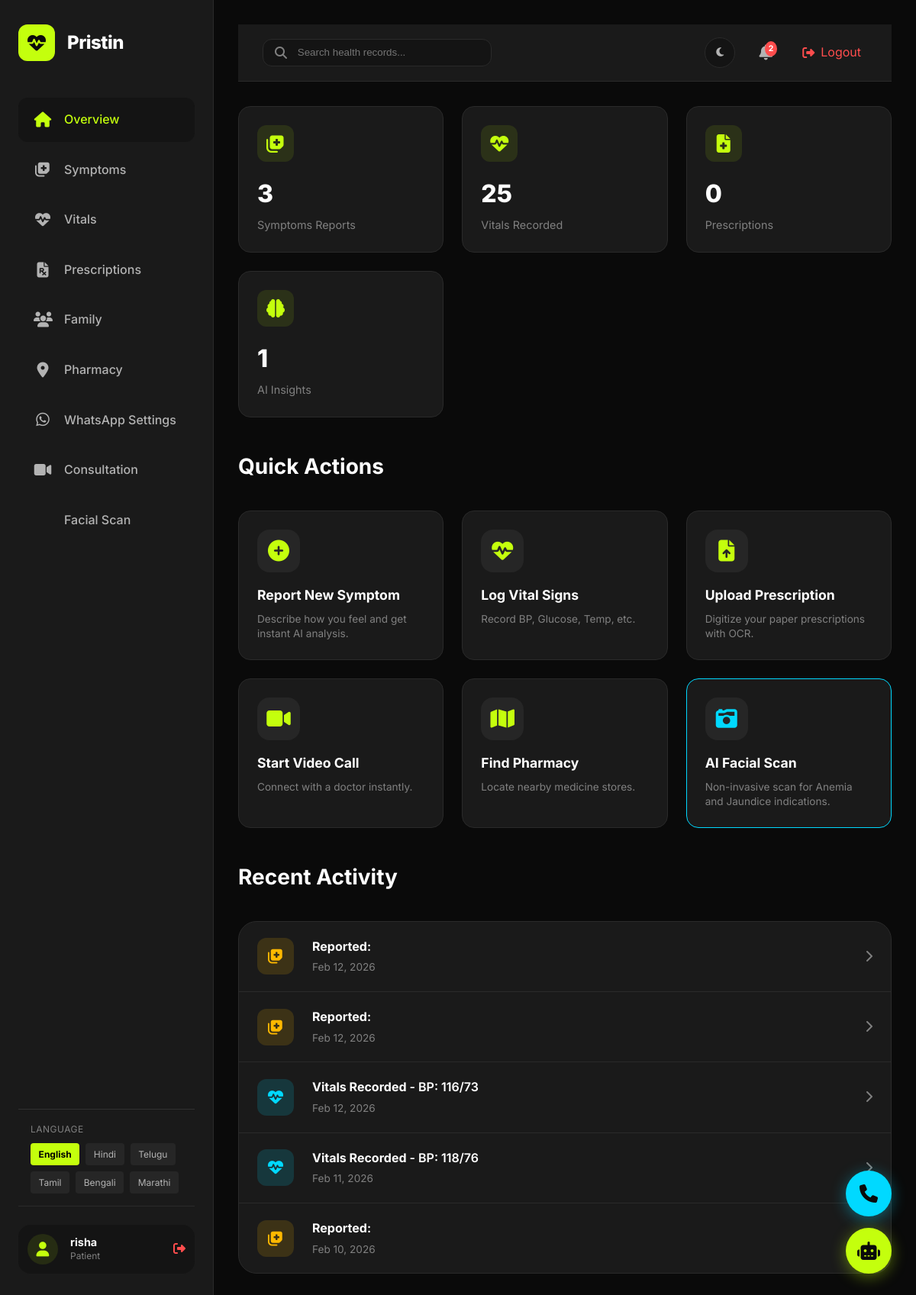
Page /dashboard (signed in) on the committed database.
### app.py (models this page shows)
class User(db.Model, UserMixin):
    id = db.Column(db.Integer, primary_key=True)
    username = db.Column(db.String(150), unique=True, nullable=False)
    email = db.Column(db.String(150), unique=True, nullable=False)
    password = db.Column(db.String(150), nullable=False)
    age = db.Column(db.Integer, nullable=True)
    gender = db.Column(db.String(20), nullable=True)
    existing_conditions = db.Column(db.Text, nullable=True)  # Comma-separated conditions
    role = db.Column(db.String(20), default='patient')  # patient, doctor, chw (community health worker)
    whatsapp_number = db.Column(db.String(20), nullable=True)  # Format: +91XXXXXXXXXX
    family_whatsapp = db.Column(db.String(20), nullable=True)  # Emergency contact WhatsApp
    preferred_language = db.Column(db.String(10), default='english')  # english, hindi, telugu, tamil, bengali, marathi
    symptom_reports = db.relationship('SymptomReport', backref='user', lazy=True, foreign_keys='SymptomReport.user_id')
    prescriptions = db.relationship('Prescription', backref='user', lazy=True)
    vital_records = db.relationship('VitalRecord', backref='user', lazy=True)

### app.py (the view)
@app.route('/dashboard')
@login_required
def dashboard():
    if current_user.role == 'doctor':
        return redirect(url_for('doctor_dashboard'))
    elif current_user.role == 'chw':
        return redirect(url_for('chw_dashboard'))
    symptom_count = SymptomReport.query.filter_by(user_id=current_user.id).count()
    vital_count = VitalRecord.query.filter_by(user_id=current_user.id).count()
    prescription_count = Prescription.query.filter_by(user_id=current_user.id).count()
    recommendation_count = SymptomReport.query.filter_by(user_id=current_user.id, doctor_approved=True).count()
    recent_symptoms = SymptomReport.query.filter_by(user_id=current_user.id).order_by(SymptomReport.created_at.desc()).limit(3).all()
    recent_vitals = VitalRecord.query.filter_by(user_id=current_user.id).order_by(VitalRecord.created_at.desc()).limit(2).all()
    recent_activity = []
    for symptom in recent_symptoms:
        recent_activity.append({
            'type': 'symptom',
            'icon': 'notes-medical',
            'label': 'Reported',
            'value': f': {symptom.symptoms_text[:50]}...' if len(symptom.symptoms_text) > 50 else f': {symptom.symptoms_text}',
            'time': symptom.created_at.strftime('%b %d, %Y')
        })
    for vital in recent_vitals:
        val = f' - BP: {vital.bp_systolic}/{vital.bp_diastolic}' if vital.bp_systolic else ''
        recent_activity.append({
            'type': 'vital',
            'icon': 'heartbeat',
            'label': 'Vitals Recorded',
            'value': val,
            'time': vital.created_at.strftime('%b %d, %Y')
        })
    recent_activity.sort(key=lambda x: x['time'], reverse=True)
    return render_template('dashboard.html',
                         user=current_user,
                         symptom_count=symptom_count,
                         vital_count=vital_count,
                         prescription_count=prescription_count,
                         recommendation_count=recommendation_count,
                         recent_activity=recent_activity[:5])

### templates/dashboard.html (shortened to what this page needs)
<!DOCTYPE html>
<html lang="en">
<head>
    <link rel="stylesheet" href="https://cdnjs.cloudflare.com/ajax/libs/font-awesome/6.4.0/css/all.min.css">
    <link rel="stylesheet" href="/static/css/style.css">
</head>
<body>
    <aside class="sidebar" id="sidebar">
        <div class="sidebar-header">
            <div class="logo-icon">
                <i class="fas fa-heartbeat"></i>
            </div>
            <span class="logo-text">Pristin</span>
        </div>
        <nav class="nav-links">
            <a href="{{ url_for('dashboard') }}" class="nav-link active">
                <i class="fas fa-home"></i>
                <span>{{ 'Overview' | translate }}</span>
            </a>
            <a href="{{ url_for('symptom_input') }}" class="nav-link">
                <i class="fas fa-notes-medical"></i>
                <span>{{ 'Symptoms' | translate }}</span>
            </a>
            <a href="{{ url_for('vitals_timeline') }}" class="nav-link">
                <i class="fas fa-heartbeat"></i>
                <span>{{ 'Vitals' | translate }}</span>
            </a>
            <a href="{{ url_for('prescription_history') }}" class="nav-link">
                <i class="fas fa-file-prescription"></i>
                <span>{{ 'Prescriptions' | translate }}</span>
            </a>
            <a href="{{ url_for('family_manage') }}" class="nav-link">
                <i class="fas fa-users"></i>
                <span>{{ 'Family' | translate }}</span>
            </a>
            <a href="{{ url_for('pharmacy_map') }}" class="nav-link">
                <i class="fas fa-map-marker-alt"></i>
                <span>{{ 'Pharmacy' | translate }}</span>
            </a>
            <a href="{{ url_for('whatsapp_settings') }}" class="nav-link">
                <i class="fab fa-whatsapp"></i>
                <span>{{ 'WhatsApp Settings' | translate }}</span>
            </a>
            <a href="{{ url_for('video_start') }}" class="nav-link">
                <i class="fas fa-video"></i>
                <span>{{ 'Consultation' | translate }}</span>
            </a>
            <a href="{{ url_for('facial_scan') }}" class="nav-link">
                <span>{{ 'Facial Scan' | translate }}</span>
            </a>
        </nav>
        <div style="padding: 1rem; border-top: 1px solid rgba(255,255,255,0.1);">
            <div
                style="font-size: 0.75rem; color: var(--text-tertiary); margin-bottom: 0.5rem; text-transform: uppercase; letter-spacing: 0.5px;">
                {{ 'Language' | translate }}
            </div>
            <div style="display: flex; gap: 0.5rem; flex-wrap: wrap;">
                {% for code, name in LANGUAGES.items() %}
                <a href="{{ url_for('set_language', lang_code=code) }}"
                    class="lang-btn {% if (current_user.preferred_language == 'english' and code == 'en') or
                                       (current_user.preferred_language == 'hindi' and code == 'hi') or
                                       (current_user.preferred_language == 'telugu' and code == 'te') or
                                       (current_user.preferred_language == 'tamil' and code == 'ta') or
                                       (current_user.preferred_language == 'bengali' and code == 'bn') or
                                       (current_user.preferred_language == 'marathi' and code == 'mr') %}active{% endif %}">
                    {{ name }}
                </a>
                {% endfor %}
            </div>
        </div>
        <div class="sidebar-footer">
            <div class="user-profile">
                <div class="user-avatar">
                    <i class="fas fa-user"></i>
                </div>
                <div class="user-info">
                    <h4>{{ current_user.username }}</h4>
                    <p>{{ current_user.role|capitalize }}</p>
                </div>
                <a href="{{ url_for('logout') }}" style="margin-left: auto; color: var(--error);">
                    <i class="fas fa-sign-out-alt"></i>
                </a>
            </div>
        </div>
    </aside>
    <main class="main-content">
        <header class="dashboard-header">
            <div class="header-left">
                <div class="header-search">
                    <i class="fas fa-search"></i>
                    <input type="text" placeholder="{{ 'Search health records...' | translate }}">
                </div>
            </div>
            <div class="header-actions">
                <button class="theme-toggle" onclick="toggleTheme()" title="{{ 'Toggle Theme' | translate }}">
                    <i class="fas fa-moon"></i>
                </button>
                <div class="notifications-wrapper">
                    <div class="notifications" id="notifToggle">
                        <span class="notification-badge" id="notifBadge">2</span>
                    </div>
                </div>
                <a href="{{ url_for('logout') }}" class="logout-btn-header" title="{{ 'Logout' | translate }}">
                    <i class="fas fa-sign-out-alt"></i>
                    <span class="d-none d-md-inline">{{ 'Logout' | translate }}</span>
                </a>
            </div>
        </header>
        <div class="stats-grid">
            <a href="{{ url_for('symptom_input') }}" class="stat-card">
                <div class="stat-icon">
                    <i class="fas fa-notes-medical"></i>
                </div>
                <div class="stat-value">{{ symptom_count|default(0) }}</div>
                <div class="stat-label">{{ 'Symptoms Reports' | translate }}</div>
            </a>
            <a href="{{ url_for('vitals_timeline') }}" class="stat-card">
                <div class="stat-icon">
                    <i class="fas fa-heartbeat"></i>
                </div>
                <div class="stat-value">{{ vital_count|default(0) }}</div>
                <div class="stat-label">{{ 'Vitals Recorded' | translate }}</div>
            </a>
            <a href="{{ url_for('prescription_history') }}" class="stat-card">
                <div class="stat-icon">
                    <i class="fas fa-file-medical"></i>
                </div>
                <div class="stat-value">{{ prescription_count|default(0) }}</div>
                <div class="stat-label">{{ 'Prescriptions' | translate }}</div>
            </a>
            <a href="{{ url_for('symptom_input') }}" class="stat-card">
                <div class="stat-icon">
                    <i class="fas fa-brain"></i>
                </div>
                <div class="stat-value">{{ recommendation_count|default(0) }}</div>
                <div class="stat-label">{{ 'AI Insights' | translate }}</div>
            </a>
        </div>
        <div class="section-header">
            <h3>{{ 'Quick Actions' | translate }}</h3>
        </div>
        <div class="actions-grid">
            <a href="{{ url_for('symptom_input') }}" class="action-card">
                <div class="action-icon">
                    <i class="fas fa-plus-circle"></i>
                </div>
                <div class="action-title">{{ 'Report New Symptom' | translate }}</div>
                <div class="action-desc">{{ 'Describe how you feel and get instant AI analysis.' | translate }}</div>
            </a>
            <a href="{{ url_for('vitals_input') }}" class="action-card">
                <div class="action-icon">
                    <i class="fas fa-heart-pulse"></i>
                </div>
                <div class="action-title">{{ 'Log Vital Signs' | translate }}</div>
                <div class="action-desc">{{ 'Record BP, Glucose, Temp, etc.' | translate }}</div>
            </a>
            <a href="{{ url_for('prescription_upload') }}" class="action-card">
                <div class="action-icon">
                    <i class="fas fa-file-upload"></i>
                </div>
                <div class="action-title">{{ 'Upload Prescription' | translate }}</div>
                <div class="action-desc">{{ 'Digitize your paper prescriptions with OCR.' | translate }}</div>
            </a>
            <a href="{{ url_for('video_start') }}" class="action-card">
                <div class="action-icon">
                    <i class="fas fa-video"></i>
                </div>
                <div class="action-title">{{ 'Start Video Call' | translate }}</div>
                <div class="action-desc">{{ 'Connect with a doctor instantly.' | translate }}</div>
            </a>
            <a href="{{ url_for('pharmacy_map') }}" class="action-card">
                <div class="action-icon">
                    <i class="fas fa-map"></i>
                </div>
                <div class="action-title">{{ 'Find Pharmacy' | translate }}</div>
                <div class="action-desc">{{ 'Locate nearby medicine stores.' | translate }}</div>
            </a>
            <a href="{{ url_for('facial_scan') }}" class="action-card" style="border-color: var(--info);">
                <div class="action-icon" style="color: var(--info);">
                    <i class="fas fa-camera-retro"></i>
                </div>
                <div class="action-title">{{ 'AI Facial Scan' | translate }}</div>
                <div class="action-desc">{{ 'Non-invasive scan for Anemia and Jaundice indications.' | translate }}
                </div>
            </a>
        </div>
        <div class="section-header">
            <h3>{{ 'Recent Activity' | translate }}</h3>
        </div>
        <div class="activity-section">
            {% if recent_activity %}
            {% for item in recent_activity[:5] %}
            <div class="activity-item">
                <div class="activity-icon-box {{ item.type }}">
                    <i class="fas fa-{{ item.icon }}"></i>
                </div>
                <div class="activity-details">
                    <div class="activity-text">
                        <strong>{{ item.label | translate }}</strong>{{ item.value }}
                    </div>
                    <div class="activity-meta">{{ item.time }}</div>
                </div>
                <div style="color: var(--text-tertiary);">
                    <i class="fas fa-chevron-right"></i>
                </div>
            </div>
            {% endfor %}
            {% else %}
            <div style="padding: 3rem; text-align: center; color: var(--text-tertiary);">
                <i class="fas fa-inbox" style="font-size: 3rem; margin-bottom: 1rem; opacity: 0.5;"></i>
                <p>{{ 'No activity yet. Start by using the Quick Actions above!' | translate }}</p>
            </div>
            {% endif %}
        </div>
    </main>
    <a href="https://3e104690-bc13-4db0-a952-9622eb6989ce-00-1pqcy0d1sba3w.sisko.replit.dev" class="call-bot-toggle"
        target="_blank" title="AI Call Bot">
        <i class="fas fa-phone"></i>
    </a>
    <button class="chatbot-toggle" onclick="toggleChat()">
        <i class="fas fa-robot"></i>
    </button>
</body>
</html>

### rows in the picture
User: username "risha", role "Patient", label|translate "Reported" "Reported" "Vitals Recorded" "Vitals Recorded" "Reported"

### other values in the picture
{{ 'Overview' | translate }} "Overview"
{{ 'Symptoms' | translate }} "Symptoms"
{{ 'Vitals' | translate }} "Vitals"
{{ 'Prescriptions' | translate }} "Prescriptions"
{{ 'Family' | translate }} "Family"
{{ 'Pharmacy' | translate }} "Pharmacy"
{{ 'WhatsApp Settings' | translate }} "WhatsApp Settings"
{{ 'Consultation' | translate }} "Consultation"
{{ 'Facial Scan' | translate }} "Facial Scan"
{{ 'Language' | translate }} "LANGUAGE"
{{ name }} "English" "Hindi" "Telugu" "Tamil" "Bengali" "Marathi"
{{ 'Logout' | translate }} "Logout"
{{ symptom_count|default(0) }} "3"
{{ 'Symptoms Reports' | translate }} "Symptoms Reports"
{{ vital_count|default(0) }} "25"
